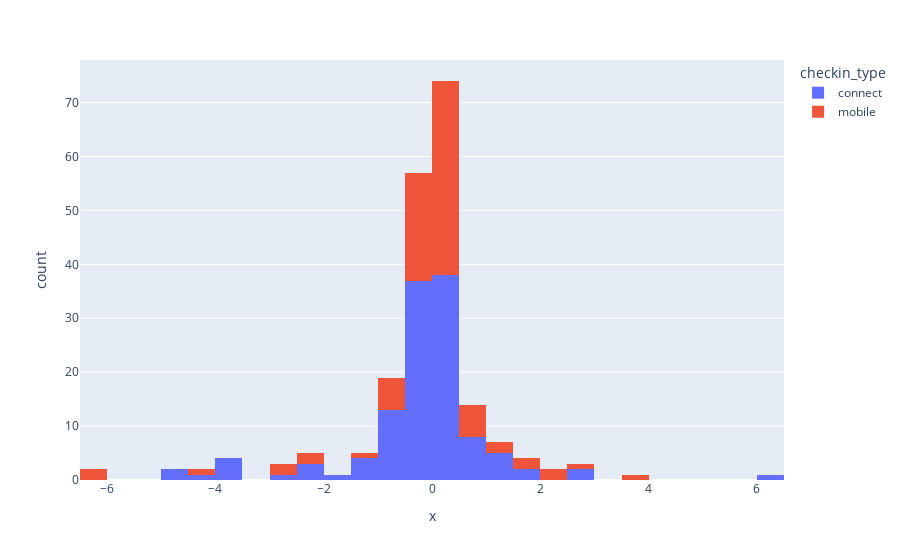

Notebook source saved alongside this figure:
### Code cell
fig = px.histogram(delay_at_co, x=delay_at_co["delay_at_checkout_in_minutes"]/len(delay_at_co["delay_at_checkout_in_minutes"]*100), color="checkin_type")
fig.show()

### Figure 1 — Plotly figure (JSON) as saved in the notebook; plotly's stock layout.template omitted (floating-point values rounded to 4 significant figures; data arrays with more than 128 entries replaced by an {"elided": "..."} marker saying what was removed)
{"data": [{"alignmentgroup": "True", "bingroup": "x", "hovertemplate": "checkin_type=connect<br>x=%{x}<br>count=%{y}<extra></extra>", "legendgroup": "connect", "marker": {"color": "#636efa", "pattern": {"shape": ""}}, "name": "connect", "offsetgroup": "connect", "orientation": "v", "showlegend": true, "type": "histogram", "x": {"elided": "131 float values"}, "xaxis": "x", "yaxis": "y"}, {"alignmentgroup": "True", "bingroup": "x", "hovertemplate": "checkin_type=mobile<br>x=%{x}<br>count=%{y}<extra></extra>", "legendgroup": "mobile", "marker": {"color": "#EF553B", "pattern": {"shape": ""}}, "name": "mobile", "offsetgroup": "mobile", "orientation": "v", "showlegend": true, "type": "histogram", "x": [-0.3843, -0.1528, -0.5502, null, 0.1092, 0.2533, 0.8777, 1.79, -0.1747, null, -0.7555, 2.402, null, null, 0.004367, 0.1223, 0.6681, 0.3144, -0.1397, 0.3319, -0.2445, -1.131, -2.9, -2.376, -0.3362, 2.301, -6.148, -0.3406, -2.895, 1.306, -0.7511, 1.048, 0.008734, 0.2795, 0.5721, -4.306, -0.6638, null, 0.2271, null, -0.2402, 0.06987, 0.05677, null, 0.0393, null, 0.3624, 0.179, -0.5677, -0.1266, 2.607, 0.0655, -0.08297, 0.004367, 0.131, 0.214, -0.02183, null, null, 0.6201, -0.0655, -0.01747, 0.3144, -0.1092, null, 0.03057, -0.01747, 0.3362, 0.06987, null, null, 0.2183, 1.974, 3.865, 0.02183, 0.03057, -0.4236, 0.01747, 0.8122, -0.3974, 0.3275, 0.2795, 0.06114, -0.7555, 0.2314, -0.2664, 0.9651, -0.3843, 0.3231, -0.2227, 0.1223, -6.205, 0.05677, 0.01747, -2.205, 0.1703, null, 0.06987], "xaxis": "x", "yaxis": "y"}], "layout": {"barmode": "relative", "legend": {"title": {"text": "checkin_type"}, "tracegroupgap": 0}, "margin": {"t": 60}, "xaxis": {"anchor": "y", "domain": [0, 1], "title": {"text": "x"}}, "yaxis": {"anchor": "x", "domain": [0, 1], "title": {"text": "count"}}}}
